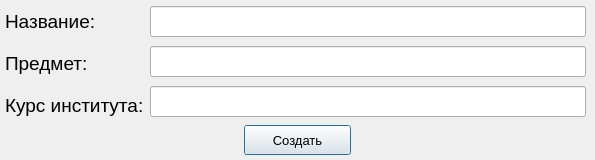
<?xml version="1.0" encoding="UTF-8"?>
<ui version="4.0">
 <class>Course</class>
 <widget class="QDialog" name="Course">
  <property name="geometry">
   <rect>
    <x>0</x>
    <y>0</y>
    <width>595</width>
    <height>160</height>
   </rect>
  </property>
  <property name="minimumSize">
   <size>
    <width>595</width>
    <height>160</height>
   </size>
  </property>
  <property name="maximumSize">
   <size>
    <width>595</width>
    <height>160</height>
   </size>
  </property>
  <property name="windowTitle">
   <string>[DLS] Новый курс</string>
  </property>
  <property name="windowIcon">
   <iconset>
    <normaloff>icon.ico</normaloff>icon.ico</iconset>
  </property>
  <widget class="QPushButton" name="pushButton">
   <property name="geometry">
    <rect>
     <x>244</x>
     <y>125</y>
     <width>107</width>
     <height>30</height>
    </rect>
   </property>
   <property name="font">
    <font>
     <pointsize>10</pointsize>
    </font>
   </property>
   <property name="text">
    <string>Создать</string>
   </property>
  </widget>
  <widget class="QWidget" name="layoutWidget">
   <property name="geometry">
    <rect>
     <x>5</x>
     <y>3</y>
     <width>581</width>
     <height>120</height>
    </rect>
   </property>
   <layout class="QHBoxLayout" name="horizontalLayout">
    <item>
     <layout class="QVBoxLayout" name="verticalLayout">
      <item>
       <widget class="QLabel" name="label">
        <property name="font">
         <font>
          <pointsize>14</pointsize>
         </font>
        </property>
        <property name="text">
         <string>Название:</string>
        </property>
       </widget>
      </item>
      <item>
       <widget class="QLabel" name="label_2">
        <property name="font">
         <font>
          <pointsize>14</pointsize>
         </font>
        </property>
        <property name="text">
         <string>Предмет:</string>
        </property>
       </widget>
      </item>
      <item>
       <widget class="QLabel" name="label_3">
        <property name="font">
         <font>
          <pointsize>14</pointsize>
         </font>
        </property>
        <property name="text">
         <string>Курс института:</string>
        </property>
       </widget>
      </item>
     </layout>
    </item>
    <item>
     <layout class="QVBoxLayout" name="verticalLayout_2">
      <item>
       <widget class="QLineEdit" name="lineEdit">
        <property name="font">
         <font>
          <pointsize>14</pointsize>
         </font>
        </property>
       </widget>
      </item>
      <item>
       <widget class="QLineEdit" name="lineEdit_2">
        <property name="font">
         <font>
          <pointsize>14</pointsize>
         </font>
        </property>
       </widget>
      </item>
      <item>
       <widget class="QLineEdit" name="lineEdit_3">
        <property name="font">
         <font>
          <pointsize>14</pointsize>
         </font>
        </property>
       </widget>
      </item>
     </layout>
    </item>
   </layout>
  </widget>
 </widget>
 <resources/>
 <connections/>
</ui>
